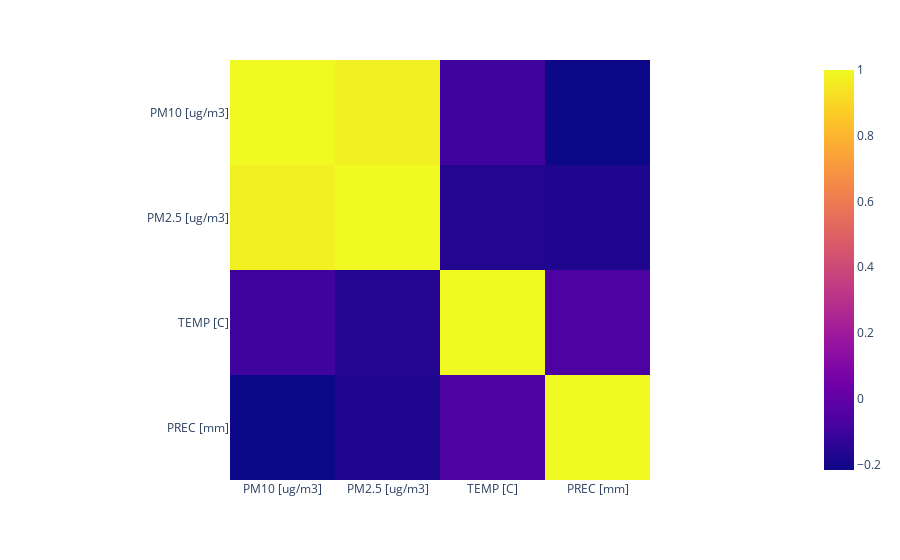

Source (notebook cell):
### Code cell
corrMatrix = df.corr()
px.imshow(corrMatrix)

### Figure 1 — Plotly figure (JSON) as saved in the notebook; plotly's stock layout.template omitted (floating-point values rounded to 4 significant figures)
{"data": [{"coloraxis": "coloraxis", "hovertemplate": "x: %{x}<br>y: %{y}<br>color: %{z}<extra></extra>", "name": "0", "type": "heatmap", "x": ["PM10 [ug/m3]", "PM2.5 [ug/m3]", "TEMP [C]", "PREC [mm]"], "xaxis": "x", "y": ["PM10 [ug/m3]", "PM2.5 [ug/m3]", "TEMP [C]", "PREC [mm]"], "yaxis": "y", "z": [[1, 0.9745, -0.09272, -0.2165], [0.9745, 1, -0.1675, -0.1758], [-0.09272, -0.1675, 1, -0.05865], [-0.2165, -0.1758, -0.05865, 1]]}], "layout": {"coloraxis": {"colorscale": [[0, "#0d0887"], [0.1111, "#46039f"], [0.2222, "#7201a8"], [0.3333, "#9c179e"], [0.4444, "#bd3786"], [0.5556, "#d8576b"], [0.6667, "#ed7953"], [0.7778, "#fb9f3a"], [0.8889, "#fdca26"], [1, "#f0f921"]]}, "margin": {"t": 60}, "xaxis": {"anchor": "y", "constrain": "domain", "domain": [0, 1], "scaleanchor": "y"}, "yaxis": {"anchor": "x", "autorange": "reversed", "constrain": "domain", "domain": [0, 1]}}}
